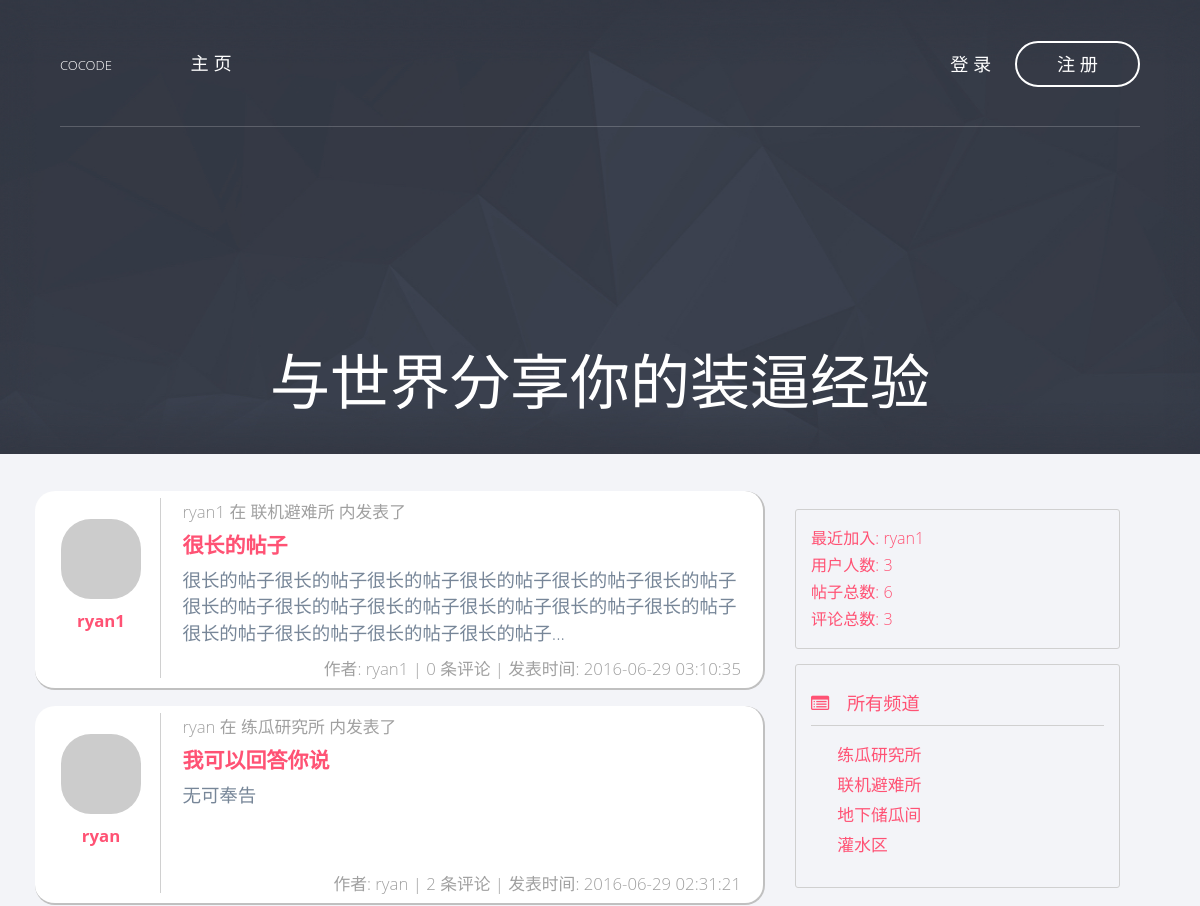
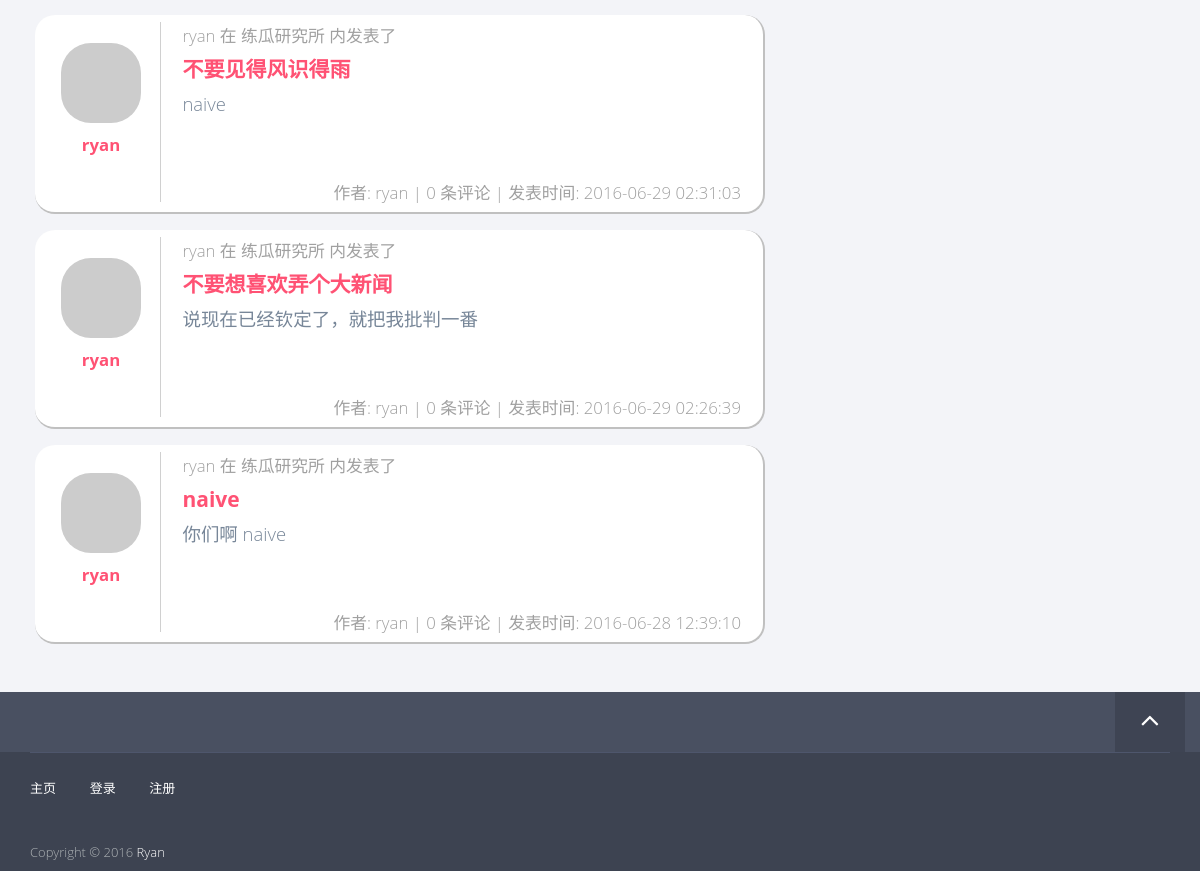
The page / on the database its author committed (2 pictures, top to bottom).
### app/models/post.py (models this page shows, shortened)
class Post(db.Model, Model):
    __tablename__ = 'posts'
    id = db.Column(db.Integer, primary_key=True)
    title = db.Column(db.String())
    content = db.Column(db.String())
    created_time = db.Column(db.DateTime(timezone=True),
                             default=sql.func.now())
    channel_id = db.Column(db.Integer, db.ForeignKey('channels.id'))
    user_id = db.Column(db.Integer, db.ForeignKey('users.id'))
    comments = db.relationship('Comment', backref='post')
    def display_item(self):
        name = 'post'
        title = self.title
        content_len = 80
        if self.content.__len__() > content_len:
            content = self.content[:content_len] + '...'
        else:
            content = self.content
        return (name, title, content)

### app/models/user.py (models this page shows, shortened)
class User(db.Model, Model):
    __tablename__ = 'users'
    id = db.Column(db.Integer, primary_key=True)
    username = db.Column(db.String(), unique=True)
    password_hash = db.Column(db.String())
    email = db.Column(db.String(), unique=True)
    avatar_hash = db.Column(db.String())
    created_time = db.Column(db.DateTime(timezone=True),
                             default=sql.func.now())
    role_id = db.Column(db.Integer, db.ForeignKey('roles.id'))
    posts = db.relationship('Post', backref='author')
    comments = db.relationship('Comment', backref='author')
    @property
    def password(self):
        raise AttributeError('password is not readable')
    def gravatar(self, size=100, default='identicon', rating='g'):
        from flask import request
        gravatar_url = 'secure.gravatar.com/avatar'
        if request.is_secure:
            url = 'https://' + gravatar_url
        else:
            url = 'http://' + gravatar_url
        hash = self.avatar_hash or md5(self.email.encode('utf-8')).hexdigest()
        return '{url}/{hash}?s={size}&d={default}&r={rating}'.format(url=url,
                                                                     hash=hash,
                                                                     size=size,
                                                                     default=default,
                                                                     rating=rating)

### app/models/channel.py (models this page shows, shortened)
class Channel(db.Model, Model):
    __tablename__ = 'channels'
    id = db.Column(db.Integer, primary_key=True)
    name = db.Column(db.String(), default=ChannelPermission.NORMAL[0])
    permission = db.Column(db.Integer)
    created_time = db.Column(db.DateTime(timezone=True),
                             default=sql.func.now())
    posts = db.relationship('Post', backref='channel')
    def is_admin(self):
        return self.permission == ChannelPermission.ADMIN[0]

### app/views.py (the view)
@app.route('/')
def index():
    user = current_user()
    if user is not None and user.is_admin():
        posts = Post.query.all()
    else:
        posts = []
        channels = Channel.query.filter_by(permission=ChannelPermission.NORMAL[0])
        for c in channels:
            p = c.posts
            posts += p
    posts.sort(key=lambda p: p.created_time, reverse=True)
    return render_template('index.html',
                           posts=posts)

### app/__init__.py (called while the page is built)
@app.context_processor
def current_user_processor():
    return dict(current_user=current_user())

@app.context_processor
def channel_processor():
    channels = Channel.query.all()
    permissions = [
        ChannelPermission.NORMAL,
        ChannelPermission.ADMIN,
    ]
    dic = {
        'channels': channels,
        'permissions': permissions,
    }
    return dict(**dic)

@app.context_processor
def user_processor():
    user_count = User.query.count()
    new_user = User.query.order_by(User.created_time.desc()).first()
    return dict(new_user=new_user,
                user_count=user_count)

@app.context_processor
def post_processor():
    post_count = Post.query.count()
    return dict(post_count=post_count)

@app.context_processor
def comment_processor():
    comment_count = Comment.query.count()
    return dict(comment_count=comment_count)

### app/models/user.py (called while the page is built)
def current_user():
    id = session.get('user_key', None)
    user = None
    if id is not None:
        user = User.query.get(id)
    return user

### app/templates/index.html (shortened to what this page needs)
{% extends "base8-4.html" %}
{% block header %}
    <div class="hero-content text-center">
        {% if current_user is not none %}
        <h1>欢迎，{{ current_user.username }}</h1>
        {% else %}
        <a href="/login"><h1>与世界分享你的装逼经验</h1></a>
        {% endif %}
    </div>
{% endblock %}
{% block page_content %}
    {% include "_posts.html" %}
{% endblock %}

### app/templates/_posts.html (shortened to what this page needs)
<div class="items-container">
    {% for post in posts %}
        <div class="item-container col-md-12">
            {% set post_author = post.author %}
            {% set post_channel = post.channel.name %}
            {% set item = post.display_item() %}
            {% set post_title = item[1] %}
            {% set post_content = item[2] %}
            <div class="col-md-2 item-left">
                <div class="item-portrait">
                    <img class="img-rounded center-block round" src="{{ post_author.gravatar(size=60) }}" />
                </div>
                <div class="item-author">
                    <a href="/profile/{{ post_author.username }}">{{ post_author.username }}</a>
                </div>
            </div>
            <div class="col-md-10 item-right">
                <div class="item-header">
                    {{ post_author.username }} 在 {{ post_channel }} 内发表了
                </div>
                    <div class="item-title">
                        <a href="/post/{{ post.id }}">{{ post_title }}</a>
                    </div>
                    <div class="item-content">
                        {{ post_content }}
                    </div>
                <div class="item-footer">
                    作者: {{ post_author.username }} | {{ post.comments | length }} 条评论 | 发表时间: {{ post.created_time }}
                </div>
            </div>
        </div>
    {% endfor %}
</div>

### app/templates/_bbs_info.html
<div class="col-md-10 forum-info">
    <div class="forum-info-item">最近加入: <a href="/profile/{{ new_user.username }}">{{ new_user.username }}</a></div>
    <div class="forum-info-item">用户人数: {{ user_count }}</div>
    <div class="forum-info-item">帖子总数: {{ post_count }} </div>
    <div class="forum-info-item">评论总数: {{ comment_count }} </div>
</div>

### app/templates/_channels.html (shortened to what this page needs)
<div class="col-md-10 channel-list">
    <div class="channel-list-caption">
        <i class="fa fa-list-alt"></i> 所有频道
    </div>
    <div class="channel-list-items">
        {% for c in channels %}
        {% if not c.is_admin() %}
            <div class="channel-list-item">
                <a href="/channel/{{ c.id }}">{{ c.name }}</a>
            </div>
        {% endif %}
        {% endfor %}
    </div>
</div>

### app/static/css/styles.css (style rules this page uses)
h1 { font-size: 60px; }
a { color: #FF5274; -webkit-transition-timing-function: ease; transition-timing-function: ease; -webkit-transition-duration: 200ms; transition-duration: 200ms; -webkit-transition-property: color, border-color, background-color; transition-property: color, border-color, background-color; }
body { font-family: "Open Sans", sans-serif; font-weight: 300; color: rgba(28, 54, 83, 0.6); -webkit-text-size-adjust: 100%; }
.hero h1 { color: #fff; margin-bottom: 40px; }
.hero .hero-content { padding-top: 15%; }
div.channel-list-caption { font-size: 130%; color: #FF5274; padding-top: 2%; padding-bottom: 3%; margin-bottom:2%; border-bottom: 1px solid #d0d0d0; }
div.channel-list { border: 1px solid #d0d0d0; border-radius: 3px; padding-top: 5%; padding-bottom: 3%; }
div.channel-list-caption i.fa { margin-right: 13px; }
div.channel-list-items { margin-top: 5%; margin-bottom: 5%; }
div.channel-list-item { font-size: 120%; color: #FF5274; padding: 3px 0px 3px 9%; }
.center-block { margin-left: center; margin-right: center; }
.forum-info { font-size: 115%; color: #FF5274; border: 1px solid #d0d0d0; border-radius: 3px; margin: 15px 0 15px 0; padding: 15px 0 15px 15px; }
.forum-info-item { padding: 2px 0 2px 0; }
div.item-container { border-right: 2px solid #c0c0c0; border-bottom: 2px solid #c0c0c0; border-radius: 20px; background-color: #ffffff; margin-top: 8px; margin-bottom: 8px; padding: 7px; font-size: 120%; }
div.item-container .item-left { padding-top: 3%; padding-bottom: 3%; border-right: 1px solid #d0d0d0; min-height: 180px; }
div.item-container .item-portrait .round { border-radius: 30px; }
div.item-container .item-author { text-align: center; font-weight: bold; padding-top: 10px; }
div.item-container .item-right { padding-left: 3%; }
div.item-container .item-header { padding: 2px 0 2px 0; color: #a0a0a0; }
div.item-container .item-title { font-size: 125%; font-weight: bold; padding-top: 4px; padding-bottom: 2px; }
div.item-container .item-content { font-size: 110%; padding-top: 5px; padding-bottom: 3px; min-height: 95px; }
div.item-container .item-footer { min-height: 20px; color: #a0a0a0; float: right; }

### app/static/css/queries.css (style rules this page uses)
@media screen and (max-width:1200px) { .hero .hero-content { padding-top: 28%; } }

### rows shown on the page
Post: title "很长的帖子", post_content "很长的帖子很长的帖子很长的帖子很长的帖子很长的帖子很长的帖子很长的帖子很长的帖子很长的帖子很长的帖子很长的帖子很长的帖子很长的帖子很长的帖子很长的帖子很长的帖子...", comments|length "0", created_time "2016-06-29 03:10:35"
User: username "ryan1"
Channel: name "联机避难所"
Post: title "我可以回答你说", content "无可奉告", comments|length "2", created_time "2016-06-29 02:31:21"
User: username "ryan"
Channel: name "练瓜研究所"
Post: title "不要见得风识得雨", content "naive", comments|length "0", created_time "2016-06-29 02:31:03"
Post: title "不要想喜欢弄个大新闻", content "说现在已经钦定了，就把我批判一番", comments|length "0", created_time "2016-06-29 02:26:39"
Post: title "naive", content "你们啊 naive", comments|length "0", created_time "2016-06-28 12:39:10"
Channel: name "地下储瓜间"
Channel: name "灌水区"

### other values the page prints
{{ user_count }} "3"
{{ post_count }} "6"
{{ comment_count }} "3"
